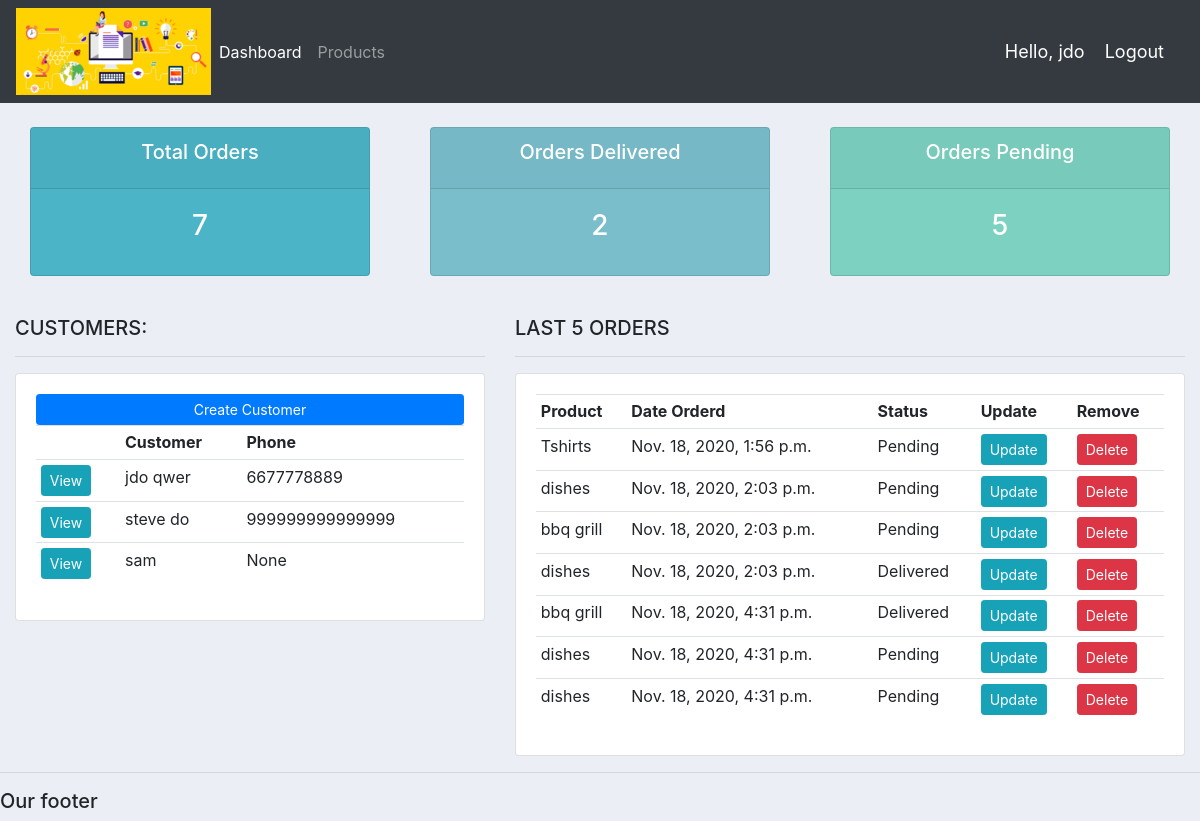
The page / (signed in) on the database as committed earlier.
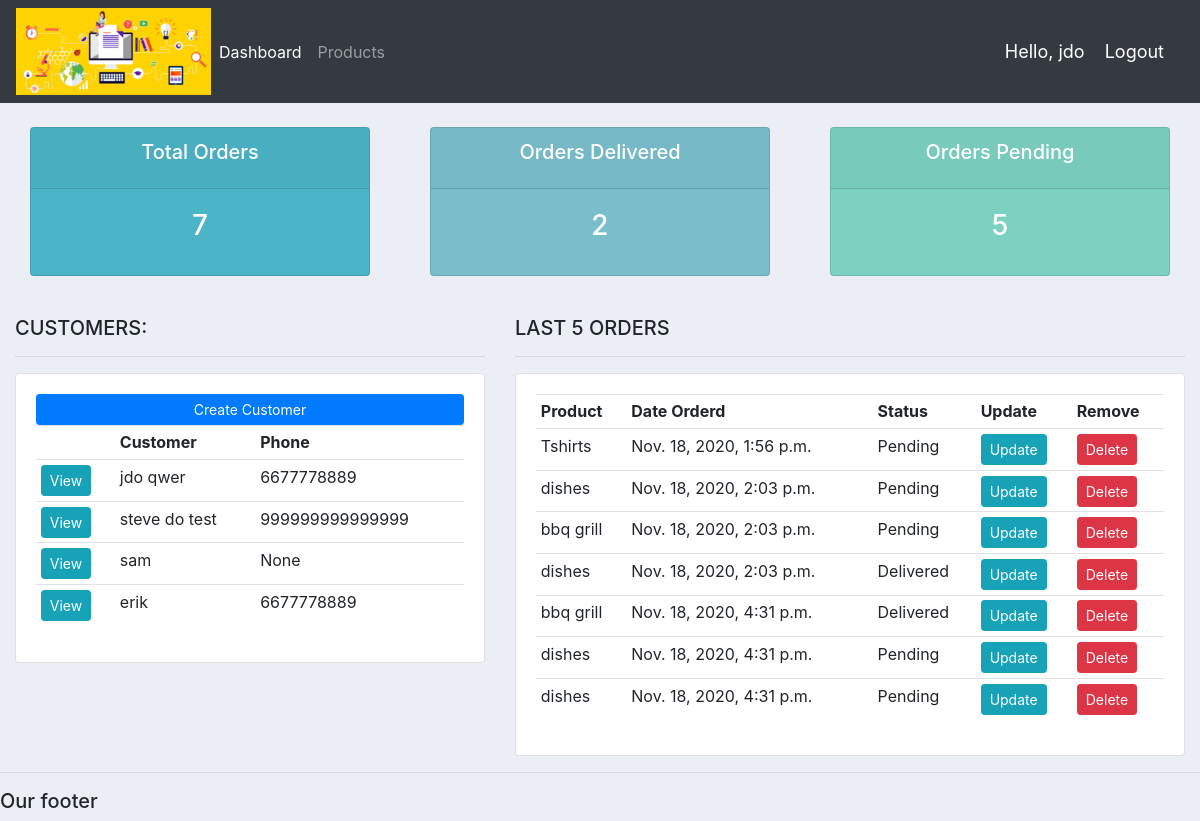
The same page on the database as committed later.
### accounts/models.py (models this page shows, shortened)
class Customer(models.Model):
	user = models.OneToOneField(User, null=True,blank = True ,on_delete=models.CASCADE)
	name = models.CharField(max_length=200, null=True)
	phone = models.CharField(max_length=200, null=True)
	email = models.CharField(max_length=200, null=True)
	profile_pic = models.ImageField(default="profile1.png", null=True, blank=True)
	date_created = models.DateTimeField(auto_now_add=True, null=True)

class Order(models.Model):
	STATUS = (
			('Pending', 'Pending'),
			('Out for delivery', 'Out for delivery'),
			('Delivered', 'Delivered'),
			)
	customer = models.ForeignKey(Customer, null=True, on_delete= models.SET_NULL)
	product = models.ForeignKey(Product, null=True, on_delete= models.SET_NULL)
	date_created = models.DateTimeField(auto_now_add=True, null=True)
	status = models.CharField(max_length=200, null=True, choices=STATUS)
	note = models.CharField(max_length=1000, null=True)

class Product(models.Model):
	CATEGORY = (
			('Indoor', 'Indoor'),
			('Out Door', 'Out Door'),
			)
	name = models.CharField(max_length=200, null=True)
	price = models.FloatField(null=True)
	category = models.CharField(max_length=200, null=True, choices=CATEGORY)
	description = models.CharField(max_length=200, null=True, blank=True)
	date_created = models.DateTimeField(auto_now_add=True, null=True)
	tags = models.ManyToManyField(Tag)
	def __str__(self):
		return self.name

### accounts/decorators.py (the view)
	def wrapper_function(request, *args, **kwargs):
		group = None
		if request.user.groups.exists():
			group = request.user.groups.all()[0].name
		if group == 'customer':
			return redirect('user-page')
		if group == 'admin':
			return view_func(request, *args, **kwargs)

### accounts/views.py (called while the page is built)
@login_required(login_url='login')
@admin_only
def home(request):
	orders = Order.objects.all()
	customers = Customer.objects.all()
	total_customers = customers.count()
	total_orders = orders.count()
	delivered = orders.filter(status='Delivered').count()
	pending = orders.filter(status='Pending').count()
	context = {'orders':orders, 'customers':customers,
	'total_orders':total_orders,'delivered':delivered,
	'pending':pending }
	return render(request, 'accounts/dashboard.html', context)

### accounts/templates/accounts/dashboard.html
{%  extends 'accounts/main.html' %}
{% block content %}
{%  include 'accounts/status.html' %}
<br>
<div class="row">
	<div class="col-md-5">
		<h5>CUSTOMERS:</h5>
		<hr>
		<div class="card card-body">
			<a class="btn btn-primary  btn-sm btn-block" href="">Create Customer</a>
			<table class="table table-sm">
				<tr>
					<th></th>
					<th>Customer</th>
					<th>Phone</th>
				</tr>
				{% for customer in customers %}
					<tr>
						<td><a class="btn btn-sm btn-info" href="{% url 'customer' customer.id %}">View</a></td>
						<td>{{customer.name}}</td>
						<td>{{customer.phone}}</td>
					</tr>
				{% endfor %}
			</table>
		</div>
	</div>
	<div class="col-md-7">
		<h5>LAST 5 ORDERS</h5>
		<hr>
		<div class="card card-body">
			<table class="table table-sm">
				<tr>
					<th>Product</th>
					<th>Date Orderd</th>
					<th>Status</th>
					<th>Update</th>
					<th>Remove</th>
				</tr>
				{% for order in orders %}
					<tr>
						<td>{{order.product}}</td>
						<td>{{order.date_created}}</td>
						<td>{{order.status}}</td>
						<td><a class="btn btn-sm btn-info" href="{% url 'update_order' order.id %}">Update</a></td>
						<td><a class="btn btn-sm btn-danger" href="{% url 'delete_order' order.id %}">Delete</a></td>
					</tr>
				{% endfor %}
			</table>
		</div>
	</div>
</div>
{% endblock %}

Rows that differ between the two databases and show on the page:
changed Customer: name "steve do" → "steve do test"
added Customer: name "erik", phone "6677778889"
